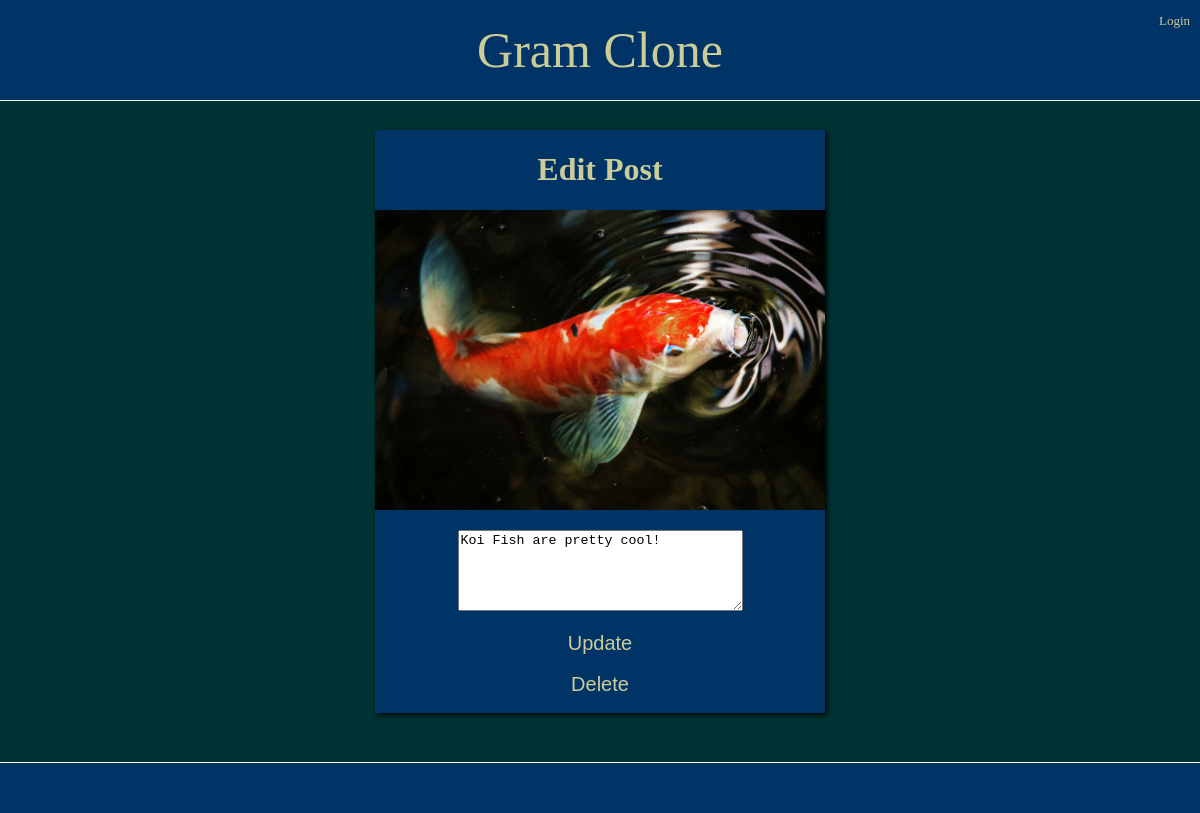
The app's page /26/edit_post with its own data.
### Users/models.py (models this page shows)
class GramPost(models.Model):
    user = models.ForeignKey(User, on_delete=models.CASCADE, default=1)
    image = models.ImageField(
        upload_to="static/images/",
        height_field=None,
        width_field=None,
        max_length=100,
    )
    blurb = models.TextField()
    time = models.DateTimeField(default=timezone.now)
    likes = models.IntegerField(default=0)

### Users/views.py (the view)
# urls.py: path("<int:pk>/edit_post", views.edit_post, name="edit_post"),
def edit_post(request, pk):
    grampost = GramPost.objects.get(pk=pk)
    form = GramPostForm(instance=grampost)
    if "update" in request.POST:
        form = GramPostForm(request.POST, instance=grampost)
        if form.is_valid():
            form.save()
        return redirect("/profile/")
    if "delete" in request.POST:
        grampost.delete()
        return redirect("/profile/")
    return render(request, "edit_post.html", {"form": form, "post": grampost})

### Users/forms.py
class GramPostForm(forms.ModelForm):
    class Meta:
        model = GramPost
        fields = ["image", "blurb"]

### templates/edit_post.html (shortened to what this page needs)
{% include 'base.html' %}{% block content %}
<div class="page-content">
  <div class="edit-post">
    <h1>Edit Post</h1>
    <img src="{{ post.image.url }}" alt="img" width="450px" />
    <form method="POST">
      <p>
        <textarea name="blurb" rows="5" cols="33">{{ post.blurb }}</textarea>
      </p>
      <p><button type="submit" name="update">Update</button></p>
      <p><button type="submit" name="delete">Delete</button></p>
    </form>
  </div>
</div>
{% endblock %}

### static/css/style.css (style rules this page uses)
body { background: #003333; margin: 0; padding: 0; }
.page-content { overflow: scroll; display: flex; flex-direction: column; padding-top: 15vh; padding-bottom: 100px; color: #CCCC99; }
form button { font-size: 20px; border: none; background: #003366; color: #CCCC99; cursor: pointer; }
.edit-post { background: #003366; width: 450px; display: block; margin-top: 10px; margin-left: auto; margin-right: auto; text-align: center; box-shadow: 2px 2px 5px black; }
.edit-post img { width: 450px; }

### records on screen
GramPost: image (picture), blurb "Koi Fish are pretty cool!"
